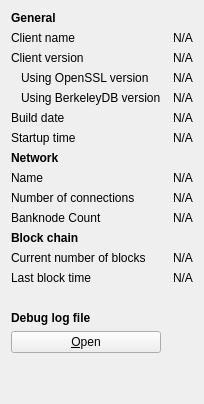
     <widget class="QWidget" name="tab_info">
      <attribute name="title">
       <string>&amp;Information</string>
      </attribute>
      <layout class="QGridLayout" name="gridLayout" columnstretch="0,1">
       <property name="horizontalSpacing">
        <number>12</number>
       </property>
       <item row="17" column="0">
        <spacer name="verticalSpacer">
         <property name="orientation">
          <enum>Qt::Vertical</enum>
         </property>
         <property name="sizeHint" stdset="0">
          <size>
           <width>20</width>
           <height>40</height>
          </size>
         </property>
        </spacer>
       </item>
       <item row="16" column="0">
        <widget class="QPushButton" name="openDebugLogfileButton">
         <property name="toolTip">
          <string>Open the Bitcredit Core debug log file from the current data directory. This can take a few seconds for large log files.</string>
         </property>
         <property name="text">
          <string>&amp;Open</string>
         </property>
         <property name="autoDefault">
          <bool>false</bool>
         </property>
        </widget>
       </item>
       <item row="15" column="0">
        <widget class="QLabel" name="labelDebugLogfile">
         <property name="font">
          <font>
           <weight>75</weight>
           <bold>true</bold>
          </font>
         </property>
         <property name="text">
          <string>Debug log file</string>
         </property>
        </widget>
       </item>
       <item row="14" column="0">
        <spacer name="verticalSpacer_2">
         <property name="orientation">
          <enum>Qt::Vertical</enum>
         </property>
         <property name="sizeHint" stdset="0">
          <size>
           <width>20</width>
           <height>20</height>
          </size>
         </property>
        </spacer>
       </item>
       <item row="13" column="1">
        <widget class="QLabel" name="lastBlockTime">
         <property name="cursor">
          <cursorShape>IBeamCursor</cursorShape>
         </property>
         <property name="text">
          <string>N/A</string>
         </property>
         <property name="textFormat">
          <enum>Qt::PlainText</enum>
         </property>
         <property name="textInteractionFlags">
          <set>Qt::LinksAccessibleByMouse|Qt::TextSelectableByKeyboard|Qt::TextSelectableByMouse</set>
         </property>
        </widget>
       </item>
       <item row="9" column="0">
        <widget class="QLabel" name="label_7">
         <property name="text">
          <string>Number of connections</string>
         </property>
        </widget>
       </item>
       <item row="0" column="0">
        <widget class="QLabel" name="label_9">
         <property name="font">
          <font>
           <weight>75</weight>
           <bold>true</bold>
          </font>
         </property>
         <property name="text">
          <string>General</string>
         </property>
        </widget>
       </item>
       <item row="1" column="0">
        <widget class="QLabel" name="label_5">
         <property name="text">
          <string>Client name</string>
         </property>
        </widget>
       </item>
       <item row="1" column="1">
        <widget class="QLabel" name="clientName">
         <property name="cursor">
          <cursorShape>IBeamCursor</cursorShape>
         </property>
         <property name="text">
          <string>N/A</string>
         </property>
         <property name="textFormat">
          <enum>Qt::PlainText</enum>
         </property>
         <property name="textInteractionFlags">
          <set>Qt::LinksAccessibleByMouse|Qt::TextSelectableByKeyboard|Qt::TextSelectableByMouse</set>
         </property>
        </widget>
       </item>
       <item row="2" column="0">
        <widget class="QLabel" name="label_6">
         <property name="text">
          <string>Client version</string>
         </property>
        </widget>
       </item>
       <item row="2" column="1">
        <widget class="QLabel" name="clientVersion">
         <property name="cursor">
          <cursorShape>IBeamCursor</cursorShape>
         </property>
         <property name="text">
          <string>N/A</string>
         </property>
         <property name="textFormat">
          <enum>Qt::PlainText</enum>
         </property>
         <property name="textInteractionFlags">
          <set>Qt::LinksAccessibleByMouse|Qt::TextSelectableByKeyboard|Qt::TextSelectableByMouse</set>
         </property>
        </widget>
       </item>
       <item row="3" column="0">
        <widget class="QLabel" name="label_14">
         <property name="text">
          <string>Using OpenSSL version</string>
         </property>
         <property name="indent">
          <number>10</number>
         </property>
        </widget>
       </item>
       <item row="3" column="1">
        <widget class="QLabel" name="openSSLVersion">
         <property name="cursor">
          <cursorShape>IBeamCursor</cursorShape>
         </property>
         <property name="text">
          <string>N/A</string>
         </property>
         <property name="textFormat">
          <enum>Qt::PlainText</enum>
         </property>
         <property name="textInteractionFlags">
          <set>Qt::LinksAccessibleByMouse|Qt::TextSelectableByKeyboard|Qt::TextSelectableByMouse</set>
         </property>
        </widget>
       </item>
       <item row="4" column="0">
        <widget class="QLabel" name="label_berkeleyDBVersion">
         <property name="text">
          <string>Using BerkeleyDB version</string>
         </property>
         <property name="indent">
          <number>10</number>
         </property>
        </widget>
       </item>
       <item row="4" column="1">
        <widget class="QLabel" name="berkeleyDBVersion">
         <property name="cursor">
          <cursorShape>IBeamCursor</cursorShape>
         </property>
         <property name="text">
          <string>N/A</string>
         </property>
         <property name="textFormat">
          <enum>Qt::PlainText</enum>
         </property>
         <property name="textInteractionFlags">
          <set>Qt::LinksAccessibleByMouse|Qt::TextSelectableByKeyboard|Qt::TextSelectableByMouse</set>
         </property>
        </widget>
       </item>
       <item row="5" column="0">
        <widget class="QLabel" name="label_12">
         <property name="text">
          <string>Build date</string>
         </property>
        </widget>
       </item>
       <item row="5" column="1">
        <widget class="QLabel" name="buildDate">
         <property name="cursor">
          <cursorShape>IBeamCursor</cursorShape>
         </property>
         <property name="text">
          <string>N/A</string>
         </property>
         <property name="textFormat">
          <enum>Qt::PlainText</enum>
         </property>
         <property name="textInteractionFlags">
          <set>Qt::LinksAccessibleByMouse|Qt::TextSelectableByKeyboard|Qt::TextSelectableByMouse</set>
         </property>
        </widget>
       </item>
       <item row="6" column="0">
        <widget class="QLabel" name="label_13">
         <property name="text">
          <string>Startup time</string>
         </property>
        </widget>
       </item>
       <item row="6" column="1">
        <widget class="QLabel" name="startupTime">
         <property name="cursor">
          <cursorShape>IBeamCursor</cursorShape>
         </property>
         <property name="text">
          <string>N/A</string>
         </property>
         <property name="textFormat">
          <enum>Qt::PlainText</enum>
         </property>
         <property name="textInteractionFlags">
          <set>Qt::LinksAccessibleByMouse|Qt::TextSelectableByKeyboard|Qt::TextSelectableByMouse</set>
         </property>
        </widget>
       </item>
       <item row="7" column="0">
        <widget class="QLabel" name="label_11">
         <property name="font">
          <font>
           <weight>75</weight>
           <bold>true</bold>
          </font>
         </property>
         <property name="text">
          <string>Network</string>
         </property>
        </widget>
       </item>
       <item row="8" column="0">
        <widget class="QLabel" name="label_8">
         <property name="text">
          <string>Name</string>
         </property>
        </widget>
       </item>
       <item row="8" column="1">
        <widget class="QLabel" name="networkName">
         <property name="cursor">
          <cursorShape>IBeamCursor</cursorShape>
         </property>
         <property name="text">
          <string>N/A</string>
         </property>
         <property name="textFormat">
          <enum>Qt::PlainText</enum>
         </property>
         <property name="textInteractionFlags">
          <set>Qt::LinksAccessibleByMouse|Qt::TextSelectableByKeyboard|Qt::TextSelectableByMouse</set>
         </property>
        </widget>
       </item>
       <item row="9" column="1">
        <widget class="QLabel" name="numberOfConnections">
         <property name="cursor">
          <cursorShape>IBeamCursor</cursorShape>
         </property>
         <property name="text">
          <string>N/A</string>
         </property>
         <property name="textFormat">
          <enum>Qt::PlainText</enum>
         </property>
         <property name="textInteractionFlags">
          <set>Qt::LinksAccessibleByMouse|Qt::TextSelectableByKeyboard|Qt::TextSelectableByMouse</set>
         </property>
        </widget>
       </item>
       <item row="11" column="0">
        <widget class="QLabel" name="label_10">
         <property name="font">
          <font>
           <weight>75</weight>
           <bold>true</bold>
          </font>
         </property>
         <property name="text">
          <string>Block chain</string>
         </property>
        </widget>
       </item>
       <item row="12" column="0">
        <widget class="QLabel" name="label_3">
         <property name="text">
          <string>Current number of blocks</string>
         </property>
        </widget>
       </item>
       <item row="12" column="1">
        <widget class="QLabel" name="numberOfBlocks">
         <property name="cursor">
          <cursorShape>IBeamCursor</cursorShape>
         </property>
         <property name="text">
          <string>N/A</string>
         </property>
         <property name="textFormat">
          <enum>Qt::PlainText</enum>
         </property>
         <property name="textInteractionFlags">
          <set>Qt::LinksAccessibleByMouse|Qt::TextSelectableByKeyboard|Qt::TextSelectableByMouse</set>
         </property>
        </widget>
       </item>
       <item row="13" column="0">
        <widget class="QLabel" name="label_2">
         <property name="text">
          <string>Last block time</string>
         </property>
        </widget>
       </item>
       <item row="10" column="0">
        <widget class="QLabel" name="label_25">
         <property name="text">
          <string>Banknode Count</string>
         </property>
        </widget>
       </item>
       <item row="10" column="1">
        <widget class="QLabel" name="banknodeCount">
         <property name="text">
          <string>N/A</string>
         </property>
        </widget>
       </item>
      </layout>
     </widget>
